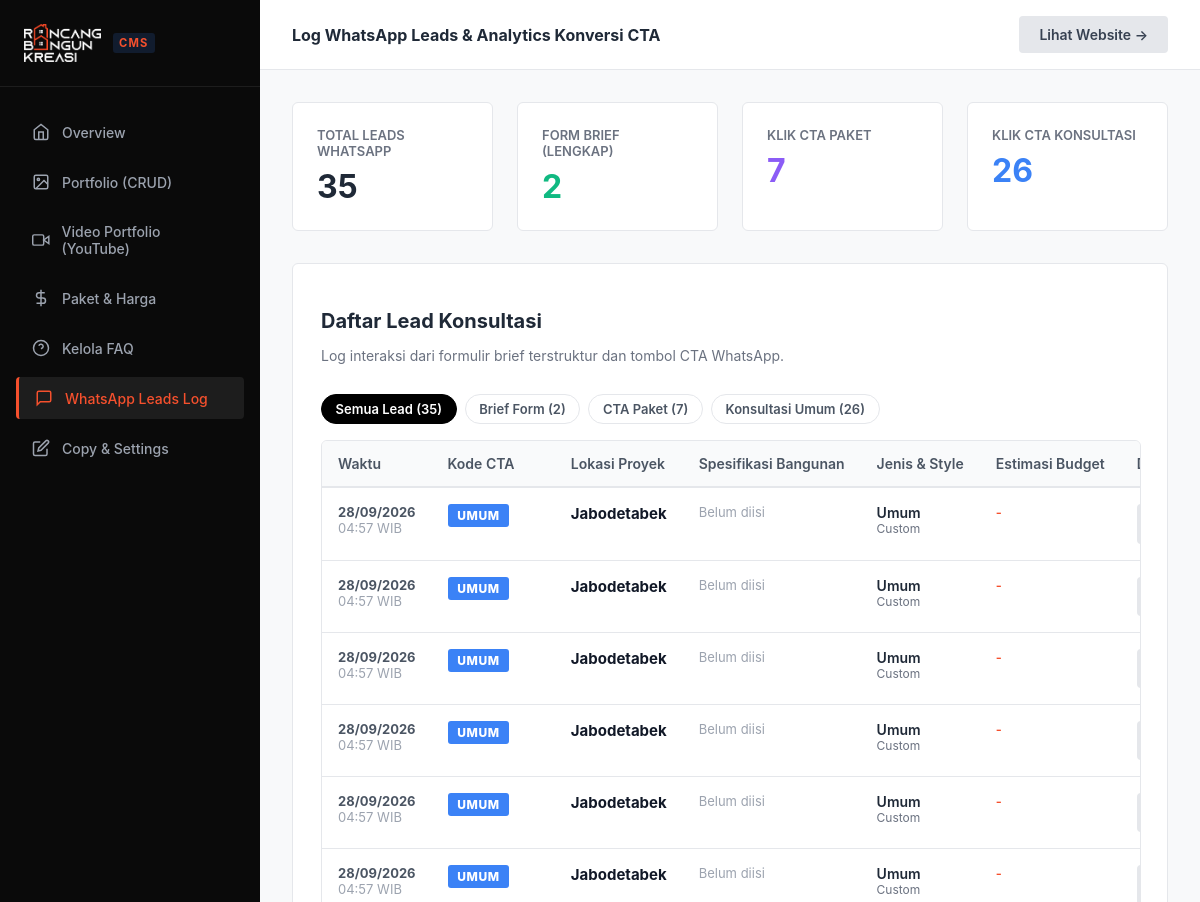
Page /admin/leads.php (signed in, upper part) on the earlier database version.
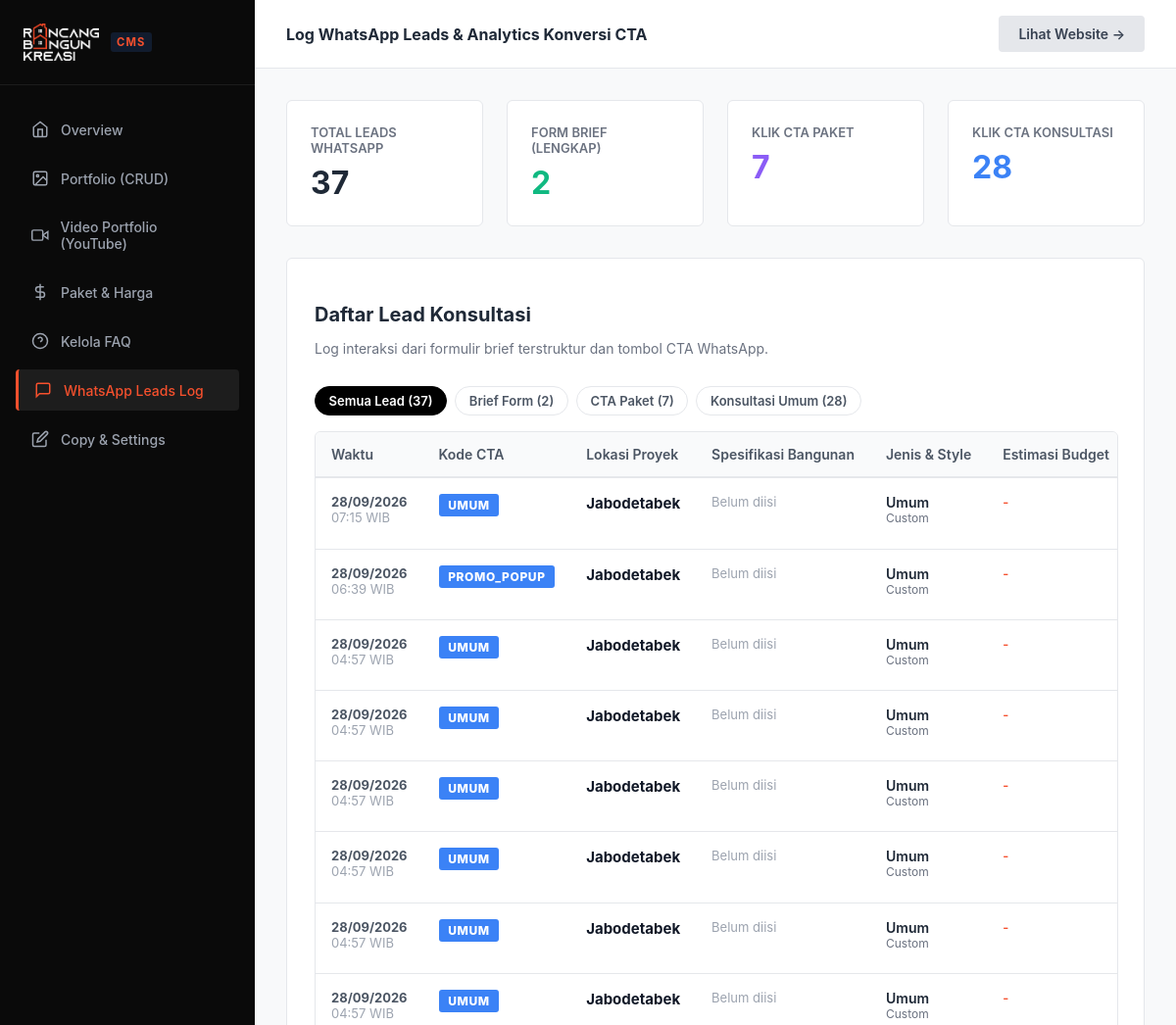
Same page on the later database version.
### tables this page shows
CREATE TABLE leads (
        id INTEGER PRIMARY KEY AUTOINCREMENT,
        name TEXT,
        wa_number TEXT,
        location TEXT,
        land_area TEXT,
        building_area TEXT,
        floors TEXT,
        building_type TEXT,
        style TEXT,
        budget TEXT,
        full_message TEXT,
        source_cta TEXT,
        status TEXT DEFAULT 'new',
        created_at DATETIME DEFAULT CURRENT_TIMESTAMP
    );

### config/auth.php (called while the page is built, shortened)
<?php
function e($string) {
    return htmlspecialchars($string ?? '', ENT_QUOTES, 'UTF-8');
}

### admin/leads.php (the view, shortened to what this page needs)
<?php
require_once __DIR__ . '/../config/auth.php';
$db = getDB();
$filter = $_GET['filter'] ?? 'all';
$sql = "SELECT * FROM leads";
$params = [];
$sql .= " ORDER BY created_at DESC";
$leads = $db->prepare($sql);
$leads->execute($params);
$leadsList = $leads->fetchAll();
$totalLeads = $db->query("SELECT COUNT(*) FROM leads")->fetchColumn();
$totalBriefs = $db->query("SELECT COUNT(*) FROM leads WHERE source_cta = 'LENGKAP'")->fetchColumn();
$totalPaket = $db->query("SELECT COUNT(*) FROM leads WHERE source_cta IN ('BASIC', 'STANDARD', 'PREMIUM', 'REKOMENDASI')")->fetchColumn();
$totalGeneral = $db->query("SELECT COUNT(*) FROM leads WHERE source_cta NOT IN ('LENGKAP', 'BASIC', 'STANDARD', 'PREMIUM', 'REKOMENDASI')")->fetchColumn();
?>
<!DOCTYPE html>
<html lang="id">
<head>
  <link rel="stylesheet" href="/assets/css/admin.css">
</head>
<body class="admin-body">
  <?php include __DIR__ . '/sidebar.php'; ?>
  <div class="admin-main">
    <div class="admin-topbar">
      <div><strong>Log WhatsApp Leads & Analytics Konversi CTA</strong></div>
      <a href="/" target="_blank" class="btn-admin btn-admin-secondary">Lihat Website &rarr;</a>
    </div>
    <div class="admin-content">
      <div class="stats-grid">
        <div class="stat-card">
          <div class="stat-label">Total Leads WhatsApp</div>
          <div class="stat-value"><?= $totalLeads; ?></div>
        </div>
        <div class="stat-card">
          <div class="stat-label">Form Brief (Lengkap)</div>
          <div class="stat-value" style="color: #10B981;"><?= $totalBriefs; ?></div>
        </div>
        <div class="stat-card">
          <div class="stat-label">Klik CTA Paket</div>
          <div class="stat-value" style="color: #8B5CF6;"><?= $totalPaket; ?></div>
        </div>
        <div class="stat-card">
          <div class="stat-label">Klik CTA Konsultasi</div>
          <div class="stat-value" style="color: #3B82F6;"><?= $totalGeneral; ?></div>
        </div>
      </div>
      <div class="card">
        <div style="display: flex; align-items: center; justify-content: space-between; flex-wrap: wrap; gap: 1rem; margin-bottom: 1rem;">
          <div>
            <h2 style="font-size: 1.25rem; font-weight: 700; margin-bottom: 0.25rem;">Daftar Lead Konsultasi</h2>
            <p style="font-size: 0.875rem; color: #6B7280;">Log interaksi dari formulir brief terstruktur dan tombol CTA WhatsApp.</p>
          </div>
          <div class="filter-pills" style="margin-bottom: 0;">
            <a href="/admin/leads.php?filter=all" class="filter-pill <?= $filter === 'all' ? 'active' : ''; ?>">Semua Lead (<?= $totalLeads; ?>)</a>
            <a href="/admin/leads.php?filter=brief" class="filter-pill <?= $filter === 'brief' ? 'active' : ''; ?>">Brief Form (<?= $totalBriefs; ?>)</a>
            <a href="/admin/leads.php?filter=paket" class="filter-pill <?= $filter === 'paket' ? 'active' : ''; ?>">CTA Paket (<?= $totalPaket; ?>)</a>
            <a href="/admin/leads.php?filter=umum" class="filter-pill <?= $filter === 'umum' ? 'active' : ''; ?>">Konsultasi Umum (<?= $totalGeneral; ?>)</a>
          </div>
        </div>
        <?php if (empty($leadsList)): ?>
          <div style="text-align: center; padding: 4rem 2rem; color: #9CA3AF; background: #F9FAFB; border-radius: 6px; border: 1px dashed #E5E7EB;">
            <svg width="48" height="48" viewBox="0 0 24 24" fill="none" stroke="currentColor" stroke-width="1.5" style="margin-bottom: 1rem; color: #D1D5DB;"><path d="M21 15a2 2 0 0 1-2 2H7l-4 4V5a2 2 0 0 1 2-2h14a2 2 0 0 1 2 2z"/></svg>
            <div style="font-size: 1rem; font-weight: 600; color: #374151;">Belum Ada Lead Tersimpan</div>
            <div style="font-size: 0.875rem; color: #6B7280; margin-top: 0.25rem;">Leads akan otomatis masuk ketika pengunjung mengklik CTA WhatsApp atau mengirim formulir brief.</div>
          </div>
        <?php else: ?>
          <div class="table-responsive">
            <table class="admin-table">
              <thead>
                <tr>
                  <th style="width: 130px;">Waktu</th>
                  <th style="width: 140px;">Kode CTA</th>
                  <th style="width: 180px;">Lokasi Proyek</th>
                  <th style="width: 200px;">Spesifikasi Bangunan</th>
                  <th style="width: 180px;">Jenis & Style</th>
                  <th style="width: 160px;">Estimasi Budget</th>
                  <th style="width: 160px;">Detail Brief</th>
                </tr>
              </thead>
              <tbody>
                <?php foreach ($leadsList as $lead): ?>
                  <?php
                    $ctaCode = strtoupper($lead['source_cta'] ?? 'UMUM');
                    $badgeClass = 'umum';
                    if ($ctaCode === 'LENGKAP') {
                        $badgeClass = 'lengkap';
                    } elseif (in_array($ctaCode, ['BASIC', 'STANDARD', 'PREMIUM', 'REKOMENDASI'])) {
                        $badgeClass = 'paket';
                    } elseif (in_array($ctaCode, ['SEBELUM-BANGUN', 'RUMAH', 'KOMERSIAL'])) {
                        $badgeClass = 'sebelum';
                    }
                  ?>
                  <tr>
                    <td style="white-space: nowrap; font-size: 0.8125rem; color: #4B5563;">
                      <strong><?= date('d/m/Y', strtotime($lead['created_at'])); ?></strong><br>
                      <span style="color: #9CA3AF;"><?= date('H:i', strtotime($lead['created_at'])); ?> WIB</span>
                    </td>
                    <td>
                      <span class="badge-cta <?= $badgeClass; ?>"><?= e($ctaCode); ?></span>
                    </td>
                    <td>
                      <strong style="color: #111827; font-size: 0.9375rem;"><?= e($lead['location'] ?? 'Jabodetabek'); ?></strong>
                    </td>
                    <td style="font-size: 0.8125rem; color: #374151;">
                      <?php if (!empty($lead['land_area']) || !empty($lead['building_area'])): ?>
                        <div>Tanah: <strong><?= e($lead['land_area'] ?? '-'); ?> m²</strong></div>
                        <div>Bangunan: <strong><?= e($lead['building_area'] ?? '-'); ?> m²</strong> (<?= e($lead['floors'] ?? '-'); ?>)</div>
                      <?php else: ?>
                        <span style="color: #9CA3AF;">Belum diisi</span>
                      <?php endif; ?>
                    </td>
                    <td>
                      <div style="font-weight: 600; color: #1F2937;"><?= e($lead['building_type'] ?? 'Umum'); ?></div>
                      <div style="font-size: 0.75rem; color: #6B7280;"><?= e($lead['style'] ?? 'Custom'); ?></div>
                    </td>
                    <td style="font-size: 0.8125rem; font-weight: 600; color: var(--admin-primary);">
                      <?= e($lead['budget'] ?? '-'); ?>
                    </td>
                    <td>
                      <button type="button" class="btn-admin btn-admin-secondary btn-view-brief" style="padding: 0.35rem 0.75rem; font-size: 0.75rem;" data-message="<?= e($lead['full_message']); ?>" data-cta="<?= e($ctaCode); ?>" data-date="<?= date('d M Y H:i', strtotime($lead['created_at'])); ?>">
                      </button>
                    </td>
                  </tr>
                <?php endforeach; ?>
              </tbody>
            </table>
          </div>
        <?php endif; ?>
      </div>
    </div>
  </div>
</body>
</html>

### admin/sidebar.php (shortened to what this page needs)
<?php
$currentPage = basename($_SERVER['PHP_SELF']);
?>
<div class="admin-sidebar">
  <div class="sidebar-header" style="display: flex; align-items: center; gap: 0.75rem;">
    <img src="/assets/images/logo-light.png" alt="RBK Studio Logo" style="height: 38px; width: auto; object-fit: contain;">
    <span style="font-size: 0.7rem; font-weight: 700; color: var(--admin-primary); letter-spacing: 0.1em; background: rgba(59,130,246,0.15); padding: 0.2rem 0.4rem; border-radius: 3px;">CMS</span>
  </div>
  <nav class="sidebar-nav">
    <a href="/admin/dashboard.php" class="sidebar-link <?= $currentPage == 'dashboard.php' ? 'active' : ''; ?>">
      <svg width="18" height="18" viewBox="0 0 24 24" fill="none" stroke="currentColor" stroke-width="2"><path d="M3 9l9-7 9 7v11a2 2 0 0 1-2 2H5a2 2 0 0 1-2-2z"/><polyline points="9 22 9 12 15 12 15 22"/></svg>
      Overview
    </a>
    <a href="/admin/portfolio.php" class="sidebar-link <?= $currentPage == 'portfolio.php' ? 'active' : ''; ?>">
      <svg width="18" height="18" viewBox="0 0 24 24" fill="none" stroke="currentColor" stroke-width="2"><rect x="3" y="3" width="18" height="18" rx="2"/><circle cx="8.5" cy="8.5" r="1.5"/><polyline points="21 15 16 10 5 21"/></svg>
      Portfolio (CRUD)
    </a>
    <a href="/admin/videos.php" class="sidebar-link <?= $currentPage == 'videos.php' ? 'active' : ''; ?>">
      <svg width="18" height="18" viewBox="0 0 24 24" fill="none" stroke="currentColor" stroke-width="2"><path d="M23 7l-7 5 7 5V7z"/><rect x="1" y="5" width="15" height="14" rx="2" ry="2"/></svg>
      Video Portfolio (YouTube)
    </a>
    <a href="/admin/pricing.php" class="sidebar-link <?= $currentPage == 'pricing.php' ? 'active' : ''; ?>">
      <svg width="18" height="18" viewBox="0 0 24 24" fill="none" stroke="currentColor" stroke-width="2"><line x1="12" y1="1" x2="12" y2="23"/><path d="M17 5H9.5a3.5 3.5 0 0 0 0 7h5a3.5 3.5 0 0 1 0 7H6"/></svg>
      Paket & Harga
    </a>
    <a href="/admin/faq.php" class="sidebar-link <?= $currentPage == 'faq.php' ? 'active' : ''; ?>">
      <svg width="18" height="18" viewBox="0 0 24 24" fill="none" stroke="currentColor" stroke-width="2"><circle cx="12" cy="12" r="10"/><path d="M9.09 9a3 3 0 0 1 5.83 1c0 2-3 3-3 3"/><line x1="12" y1="17" x2="12.01" y2="17"/></svg>
      Kelola FAQ
    </a>
    <a href="/admin/leads.php" class="sidebar-link <?= $currentPage == 'leads.php' ? 'active' : ''; ?>">
      <svg width="18" height="18" viewBox="0 0 24 24" fill="none" stroke="currentColor" stroke-width="2"><path d="M21 15a2 2 0 0 1-2 2H7l-4 4V5a2 2 0 0 1 2-2h14a2 2 0 0 1 2 2z"/></svg>
      WhatsApp Leads Log
    </a>
    <a href="/admin/content.php" class="sidebar-link <?= $currentPage == 'content.php' ? 'active' : ''; ?>">
      <svg width="18" height="18" viewBox="0 0 24 24" fill="none" stroke="currentColor" stroke-width="2"><path d="M11 4H4a2 2 0 0 0-2 2v14a2 2 0 0 0 2 2h14a2 2 0 0 0 2-2v-7"/><path d="M18.5 2.5a2.121 2.121 0 0 1 3 3L12 15l-4 1 1-4 9.5-9.5z"/></svg>
      Copy & Settings
    </a>
  </nav>
</div>

### assets/css/admin.css (style rules this page uses)
:root { --admin-sidebar-bg: #0A0A0A; --admin-content-bg: #F8F9FA; --admin-card-bg: #FFFFFF; --admin-border: #E5E7EB; --admin-text: #1F2937; --admin-muted: #6B7280; --admin-primary: #F5502D; --admin-primary-hover: #D83C1A; }
body.admin-body { font-family: 'Plus Jakarta Sans', -apple-system, sans-serif; background-color: var(--admin-content-bg); color: var(--admin-text); margin: 0; display: flex; min-height: 100vh; }
.admin-sidebar { width: 260px; background-color: var(--admin-sidebar-bg); color: #FFFFFF; display: flex; flex-direction: column; flex-shrink: 0; }
.sidebar-header { padding: 1.5rem; border-bottom: 1px solid rgba(255,255,255,0.08); font-weight: 700; font-size: 1.125rem; letter-spacing: 0.1em; display: flex; align-items: center; gap: 0.75rem; }
.sidebar-nav { padding: 1.5rem 1rem; display: flex; flex-direction: column; gap: 0.5rem; flex-grow: 1; }
.sidebar-link { color: #9CA3AF; padding: 0.75rem 1rem; border-radius: 4px; text-decoration: none; font-size: 0.875rem; font-weight: 500; display: flex; align-items: center; gap: 0.75rem; transition: all 0.2s ease; }
.sidebar-link:hover, .sidebar-link.active { background: rgba(255, 255, 255, 0.08); color: #FFFFFF; }
.sidebar-link.active { border-left: 3px solid var(--admin-primary); color: var(--admin-primary); }
.admin-main { flex-grow: 1; display: flex; flex-direction: column; min-width: 0; overflow-x: hidden; }
.admin-topbar { background: #FFFFFF; padding: 1rem 2rem; border-bottom: 1px solid var(--admin-border); display: flex; align-items: center; justify-content: space-between; }
.admin-content { padding: 2rem; flex-grow: 1; }
.stats-grid { display: grid; grid-template-columns: repeat(4, 1fr); gap: 1.5rem; margin-bottom: 2rem; }
.stat-card { background: var(--admin-card-bg); padding: 1.5rem; border-radius: 6px; border: 1px solid var(--admin-border); display: flex; flex-direction: column; }
.stat-label { font-size: 0.8125rem; color: var(--admin-muted); font-weight: 600; text-transform: uppercase; margin-bottom: 0.5rem; }
.stat-value { font-size: 2rem; font-weight: 700; color: var(--admin-text); }
.card { background: var(--admin-card-bg); border: 1px solid var(--admin-border); border-radius: 6px; padding: 1.75rem; margin-bottom: 2rem; }
.btn-admin { padding: 0.625rem 1.25rem; font-size: 0.875rem; font-weight: 600; border-radius: 4px; border: none; cursor: pointer; display: inline-flex; align-items: center; gap: 0.5rem; text-decoration: none; }
.btn-admin-secondary { background: #E5E7EB; color: #374151; }
.table-responsive { width: 100%; overflow-x: auto; -webkit-overflow-scrolling: touch; margin-top: 1rem; border: 1px solid var(--admin-border); border-radius: 6px; }
.admin-table { width: 100%; border-collapse: collapse; font-size: 0.875rem; min-width: 900px; }
.admin-table th { background: #F9FAFB; font-weight: 600; color: #4B5563; padding: 0.875rem 1rem; text-align: left; border-bottom: 2px solid var(--admin-border); white-space: nowrap; }
.admin-table td { padding: 1rem; text-align: left; border-bottom: 1px solid var(--admin-border); vertical-align: top; }
.badge-cta { display: inline-block; padding: 0.25rem 0.6rem; font-size: 0.75rem; font-weight: 800; border-radius: 3px; letter-spacing: 0.05em; text-transform: uppercase; }
.badge-cta.umum { background: #3B82F6; color: #FFFFFF; }
.filter-pills { display: flex; gap: 0.5rem; flex-wrap: wrap; margin-bottom: 1.5rem; }
.filter-pill { padding: 0.4rem 0.85rem; font-size: 0.8125rem; font-weight: 600; border-radius: 20px; border: 1px solid var(--admin-border); background: #FFF; color: #4B5563; text-decoration: none; transition: all 0.2s ease; }
.filter-pill.active, .filter-pill:hover { background: #000; color: #FFF; border-color: #000; }

Differences in the rows shown:
added leads: created_at "28/09/2026", created_at "07:15", source_cta "UMUM", location "Jabodetabek", shows "Belum diisi", building_type "Umum", style "Custom", budget "-"
added leads: created_at "28/09/2026", created_at "06:39", source_cta "PROMO_POPUP", location "Jabodetabek", shows "Belum diisi", building_type "Umum", style "Custom", budget "-"
Other differences:
$totalLeads: "35" → "37"
$totalGeneral: "26" → "28"
